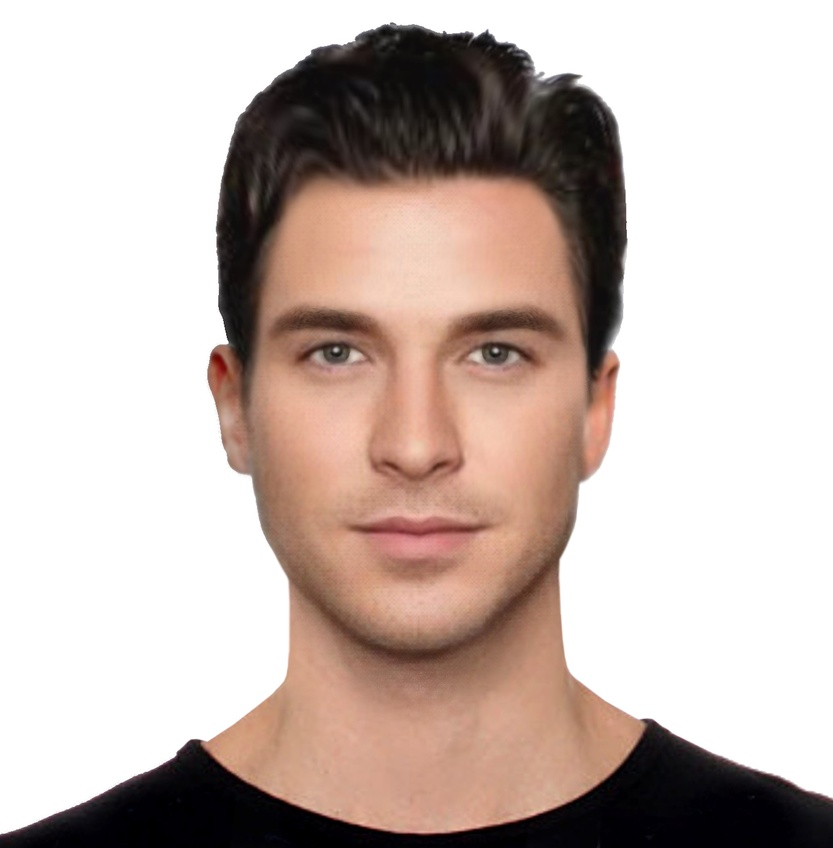
#> input picture computer_vision-master/computer_vision-master/image/test3.jpg, 833 x 848 px, shrunk from 2061 x 2098 before the run, found by its file name
$ python edge_detector.py
#> lines starting #> are read from the running program, lines starting #| are printed output that depends on the picture; after the words box and inside, x2 and y2 are one past the last pixel; in counts of white or black regions, pixels touching at a corner belong together
import cv2
import numpy as np
import matplotlib.pyplot as plt

image = cv2.imread('images/test3.jpg')
#> image is the input picture: shape (848, 833, 3); mean B, G, R 179.3, 185.8, 200.9

def edge_detector(image, display=False):
#> called with display = True
    image = cv2.cvtColor(image, cv2.COLOR_BGR2RGB)
    gray = cv2.cvtColor(image, cv2.COLOR_RGB2GRAY)
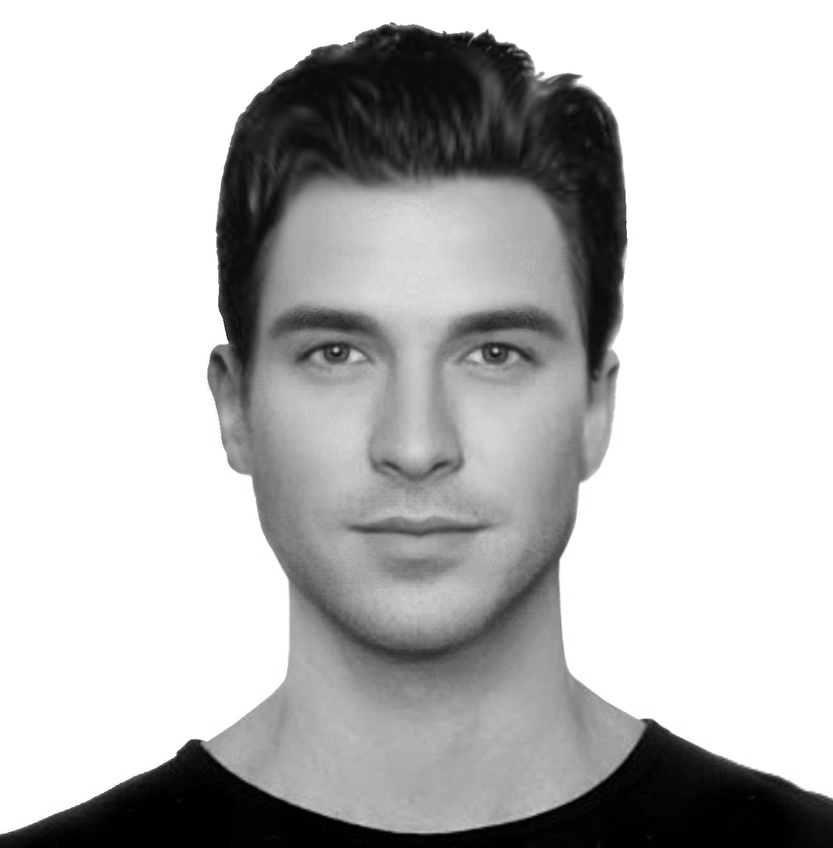
#> gray: shape (848, 833); min 0, max 255, mean 189.6
    orig_img = np.copy(gray)
    kernel = np.ones((4,4),np.float32)/16
    blur = cv2.filter2D(orig_img,-1,kernel)

    # Perform Canny edge detection on blurred image
    edges_blur = cv2.Canny(blur,100,200)
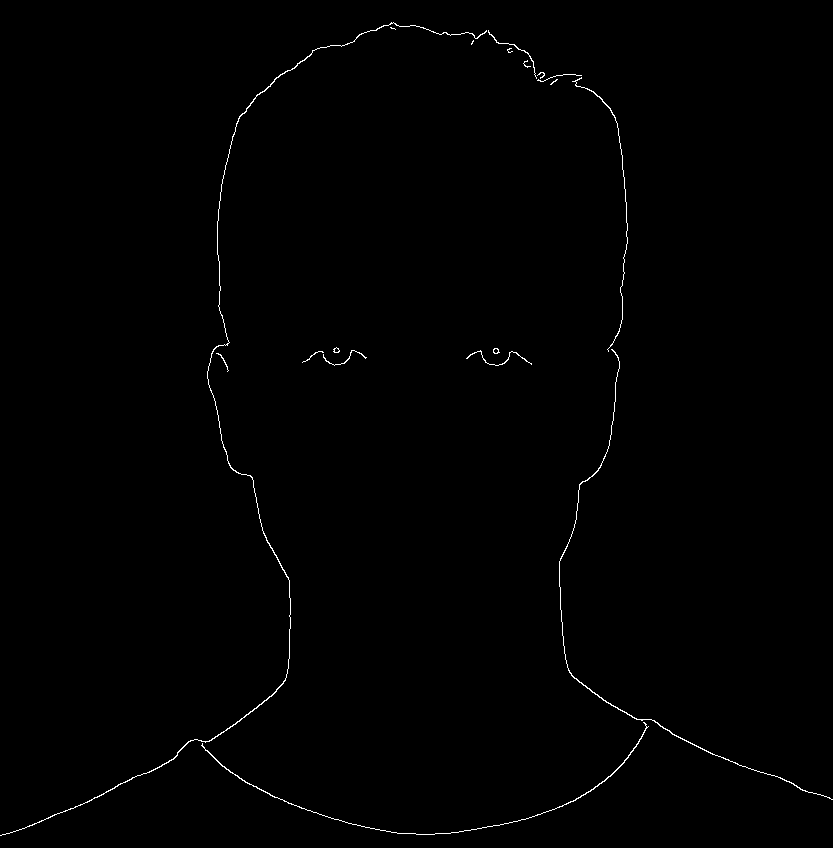
#> edges_blur: shape (848, 833); 0.5% white in thin lines or dots

    # Dilate the image to amplify edges
    edges_blur = cv2.dilate(edges_blur, None)
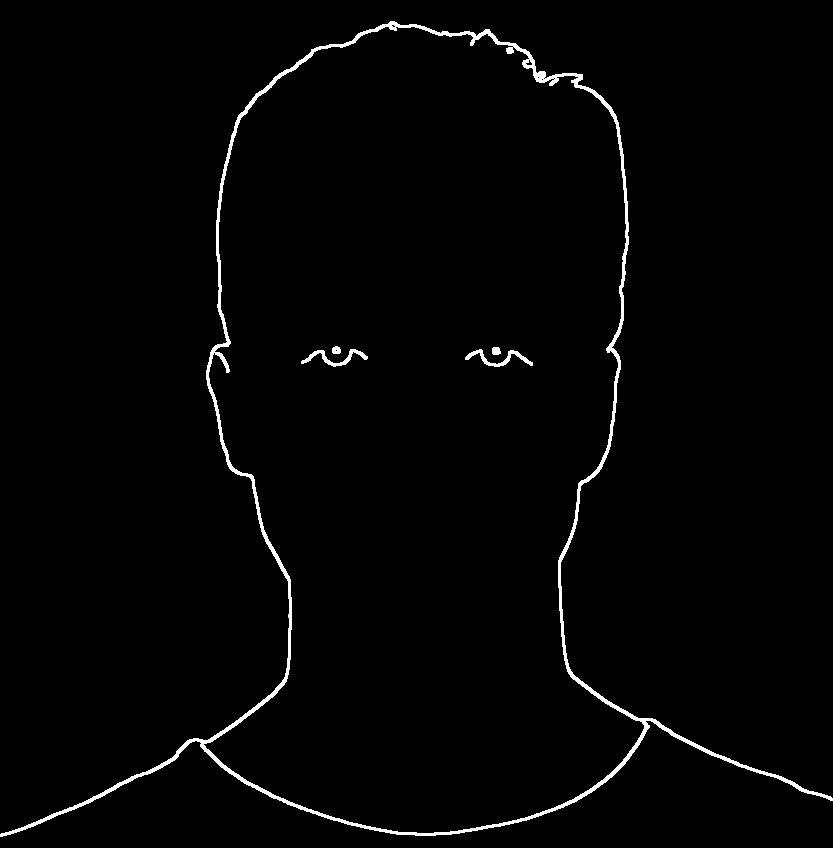
#> edges_blur: shape (848, 833); 1.6% white; 5 white regions, box (x1, y1, x2, y2) and area: (0, 21, 833, 837) 10575, (465, 349, 533, 367) 337, (301, 349, 368, 367) 332, (492, 347, 501, 355) 63, (332, 346, 341, 354) 60

    if (display == True):
        # Display the image with the detections
        plt.figure()
        plt.title('Blur')
        plt.imshow(blur)
        plt.show()

        plt.figure()
        plt.title('edge Blur')
        plt.imshow(edges_blur)
        plt.show()

    return edges_blur, blur

edge_detector(image, True)

$ run again, with computer_vision-master/computer_vision-master/image/test2.jpg copied over computer_vision-master/computer_vision-master/image/test3.jpg
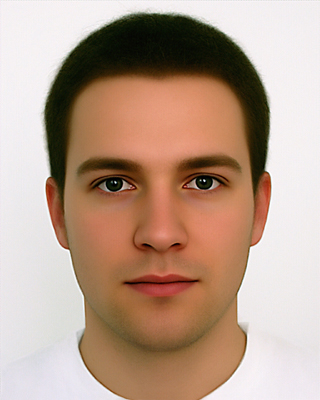
#> input picture computer_vision-master/computer_vision-master/image/test2.jpg, 320 x 400 px, found by its file name
#> image is the input picture: shape (400, 320, 3); mean B, G, R 140.9, 158, 184.4
#> in edge_detector, `blur = cv2.filter2D(orig_img,-1,kernel)`:
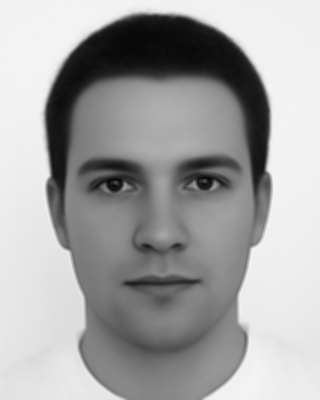
#> blur: shape (400, 320); min 6, max 245, mean 164
#> in edge_detector, `edges_blur = cv2.dilate(edges_blur, None)`:
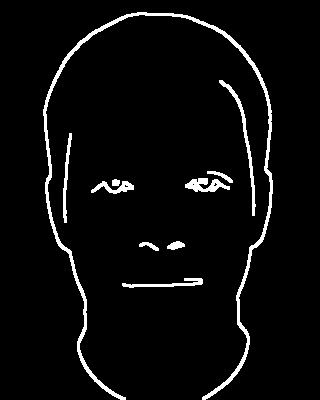
#> edges_blur: shape (400, 320); 4.3% white; 10 white regions, largest, box (x1, y1, x2, y2) and area: (43, 12, 273, 400) 3507, (219, 80, 256, 216) 499, (185, 178, 230, 192) 362
